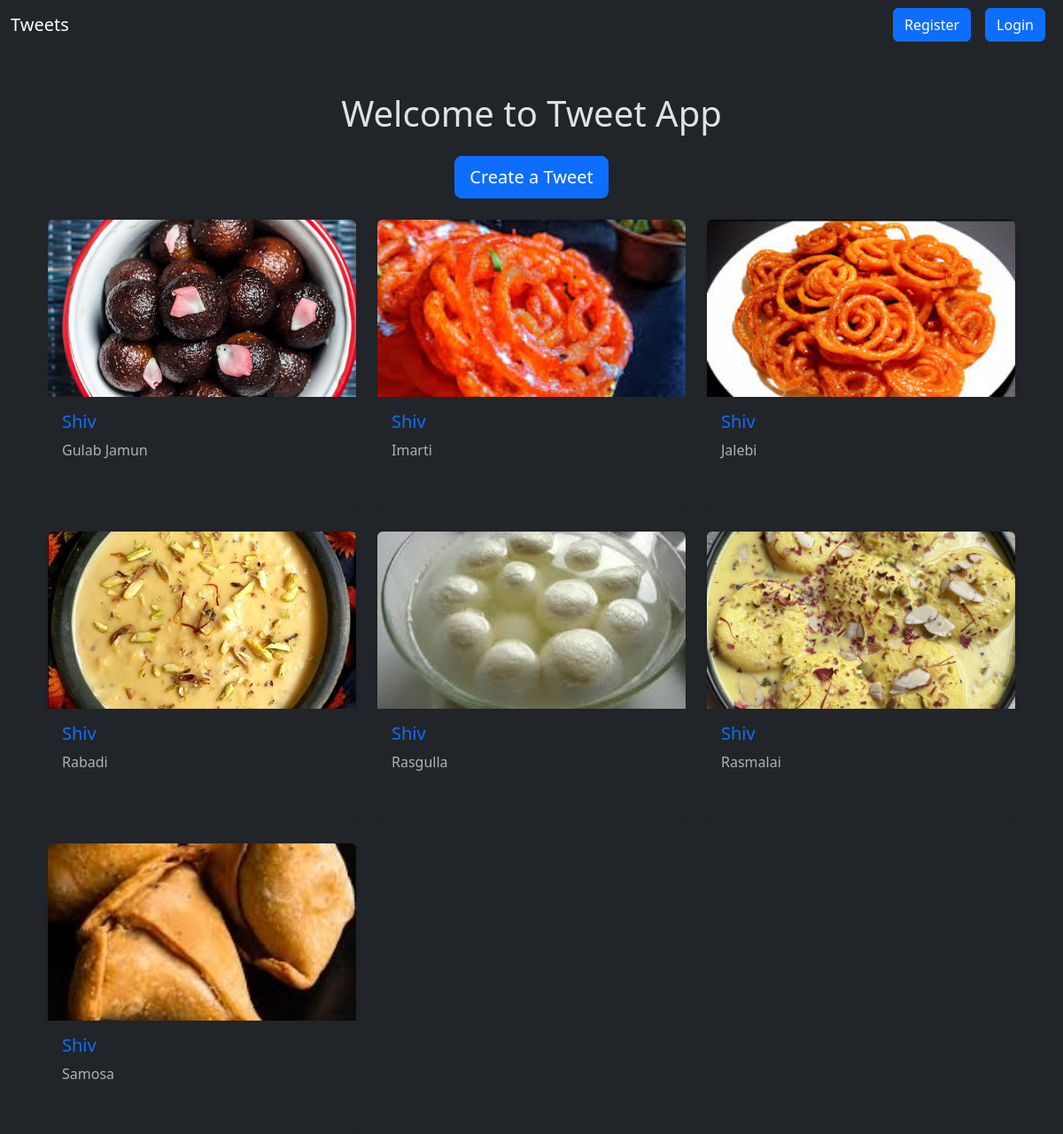
Screenshot of /tweetapp/ with the database file from the repository.
### tweetapp/models.py (models this page shows, shortened)
class Tweet(models.Model):
    user=models.ForeignKey(User,on_delete=models.CASCADE)
    text = models.TextField(max_length=240)
    photo = models.ImageField(upload_to='photos/',blank=True, null=True)
    created_at = models.DateTimeField(auto_now_add=True)
    updated_at = models.DateTimeField(auto_now=True)

### tweetapp/views.py (the view)
# urls.py: path('' , views.tweet_list , name = 'tweet_list'),
def tweet_list (request):
    tweets = Tweet.objects.all().order_by('-created_at')
    return render(request, 'tweet_list.html' , {'tweets': tweets})

### tweetapp/templates/tweet_list.html (shortened to what this page needs)
{% extends "layout.html" %}
{% block content %}
<div class="container mt-5">
    <h1 class="text-center mb-4">Welcome to Tweet App</h1>
    <div class="d-flex justify-content-center">
        <a class="btn btn-primary btn-lg shadow-sm mb-4" href="{% url 'tweet_create' %}">
             Create a Tweet
        </a>
    </div>
    <div class="row row-cols-1 row-cols-md-3 g-4">
        {% for tweet in tweets %}
        <div class="col">
            <div class="card shadow-sm border-0 h-100">
                {% if tweet.photo %}
                <img src="{{ tweet.photo.url }}" class="card-img-top rounded-top img-fluid" style="height: 200px; object-fit: cover;" alt="Tweet Image">
                {% else %}
                    <div class="text-center p-3 bg-light text-muted">No Image Available</div>
                {% endif %}
                <div class="card-body">
                    <h5 class="card-title text-primary">
                         {{ tweet.user.username }}
                    </h5>
                    <p class="card-text text-muted">{{ tweet.text }}</p>
                </div>
                <div class="card-footer bg-dark border-top-0">
                </div>
            </div>
        </div>
        {% empty %}
        <div class="col text-center">
            <p class="text-muted">No tweets available. Be the first to post!</p>
        </div>
        {% endfor %}
    </div>
</div>
{% endblock %}

### rows the page displays
Tweet: photo (picture), user.username "Shiv", text "Gulab Jamun"
Tweet: photo (picture), user.username "Shiv", text "Imarti"
Tweet: photo (picture), user.username "Shiv", text "Jalebi"
Tweet: photo (picture), user.username "Shiv", text "Rabadi"
Tweet: photo (picture), user.username "Shiv", text "Rasgulla"
Tweet: photo (picture), user.username "Shiv", text "Rasmalai"
Tweet: photo (picture), user.username "Shiv", text "Samosa"
